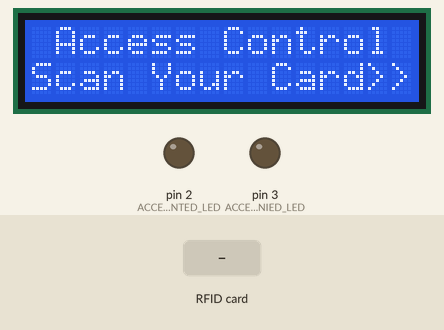
The sketch below on a simulated Arduino Uno, built with avr-gcc and run on an emulated ATmega328P. Shown: 16×2 character LCD, output pins drawn as LEDs (lit = HIGH). Inputs (shaded band) come from the test bench. Pins used as bus, display or sensor lines are not drawn; what the sketch prints to the serial monitor is not drawn.

Above: at 1.3 s.
1.4 s: RFID card 47 C1 7B 4A held to the reader
At 1.8 s:
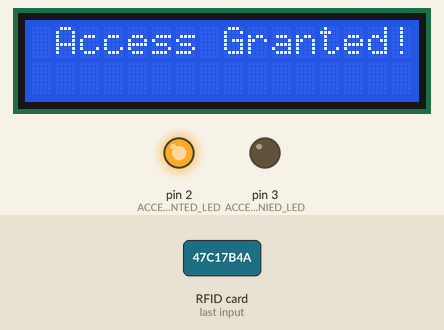
4.4 s: RFID card 5E 7A 19 C4 held to the reader
At 5.6 s:
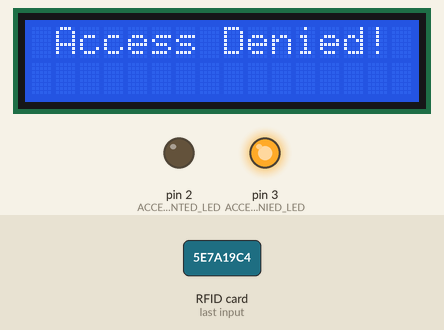
Timing chart, 0 to 7.9 s (numbered marks = the images above; inputs shaded):
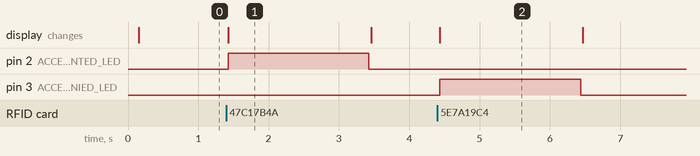

The sketch:

sketch_jun22b.ino
```cpp
//Include used libraries

#include <SPI.h>
#include <MFRC522.h>
#include <Wire.h>
#include <LiquidCrystal_I2C.h>
//-------------------------------------
//Define all pins for used devices
#define SS_PIN 10
#define RST_PIN 9

#define ACCESS_GRANTED_LED 2
#define ACCESS_DENIED_LED 3

MFRC522 mfrc522(SS_PIN, RST_PIN);
LiquidCrystal_I2C lcd(0x27, 16, 2);
byte readCard[4];
String MasterTag = "47C17B4A";
String tagID = "";
//----------------------------------------
//Initialize rfid and lcd
void setup() {
  pinMode(ACCESS_GRANTED_LED, OUTPUT);
  pinMode(ACCESS_DENIED_LED, OUTPUT);

  Serial.begin(9600);

  SPI.begin();

  mfrc522.PCD_Init();
  delay(4);

  mfrc522.PCD_DumpVersionToSerial();

  lcd.init();
  lcd.backlight();

  Serial.println(" Access Control ");
  Serial.println("Scan Your Card>>");
  lcd.setCursor(0, 0);
  lcd.print(" Access Control ");
  lcd.setCursor(0, 1);
  lcd.print("Scan Your Card>>");
}
//------------------------------------------
//Loop function. Main piece of code. Provide authentication via key or card, and the appropriate response. References 'getID' function
void loop() {
  while (getID()) {
    if (tagID == MasterTag) {
      Serial.println(" Access Granted!");
      lcd.clear();
      lcd.setCursor(0, 0);
      lcd.print(" Access Granted! ");
      digitalWrite(ACCESS_GRANTED_LED, HIGH);
    } else {
      Serial.println(" Access Denied!");
      lcd.clear();
      lcd.setCursor(0, 0);
      lcd.print(" Access Denied!  ");
      digitalWrite(ACCESS_DENIED_LED, HIGH);
    }

    delay(2000);
    digitalWrite(ACCESS_GRANTED_LED, LOW);
    digitalWrite(ACCESS_DENIED_LED, LOW);

    Serial.println(" Access Control ");
    Serial.println("Scan Your Card>>");
    lcd.clear();
    lcd.setCursor(0, 0);
    lcd.print(" Access Control ");
    lcd.setCursor(0, 1);
    lcd.print("Scan Your Card>>");
  }
}
//----------------------------------------------
//getId function. Cleare previous tag and utilize the mfrc522 library to recieve the new one.
boolean getID() {
  if (!mfrc522.PICC_IsNewCardPresent()) {
    return false;
  }

  if (!mfrc522.PICC_ReadCardSerial()) {
    return false;
  }

  tagID = "";

  for (uint8_t i = 0; i < 4; i++) {
    tagID.concat(String(mfrc522.uid.uidByte[i], HEX));
  }

  tagID.toUpperCase();

  mfrc522.PICC_HaltA();

  return true;
}
//-------------------------------------------------
```

Measured:
- after the input at 1.4 s, pin 2 (ACCESS_GRANTED_LED): LOW → HIGH at once, → LOW 2.0 s later; the display: changes at once (image 1)
- after the input at 4.4 s, pin 3 (ACCESS_DENIED_LED): LOW → HIGH at once, → LOW 2.0 s later; the display: changes at once (image 2)
- what the display in image 1 shows lasts 2.1 s, from 1.4 s to 3.5 s
